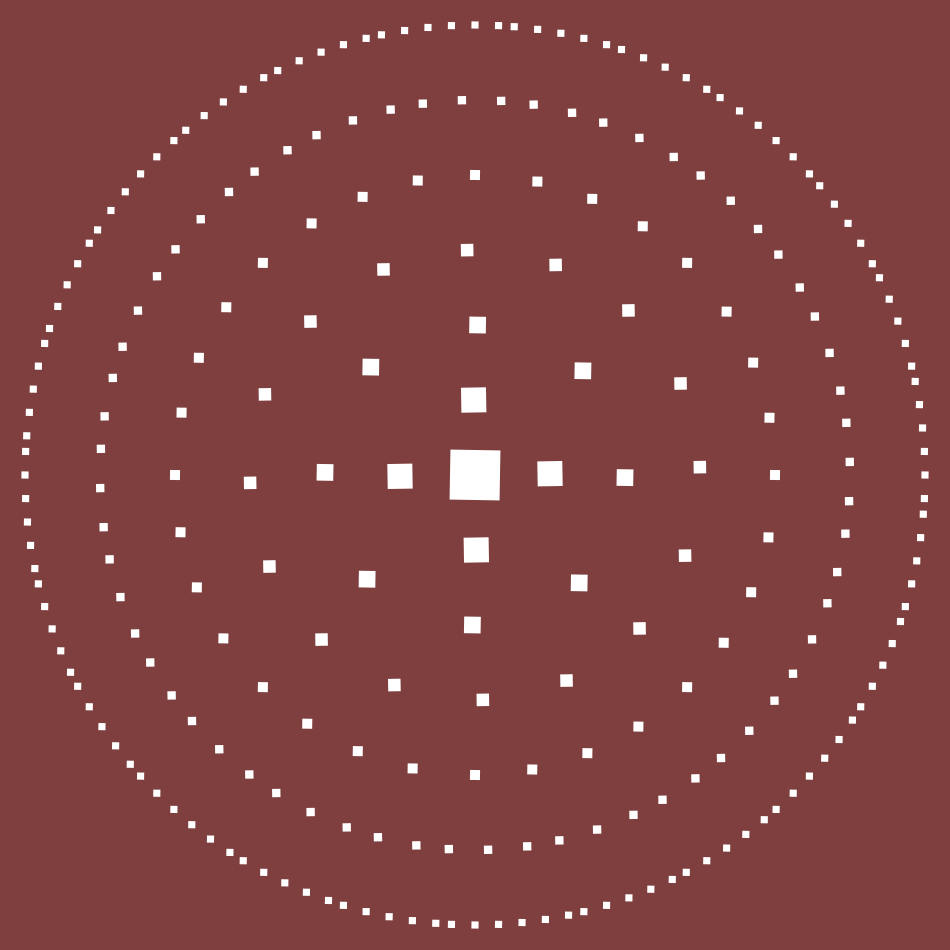
Frame 1 (no input)
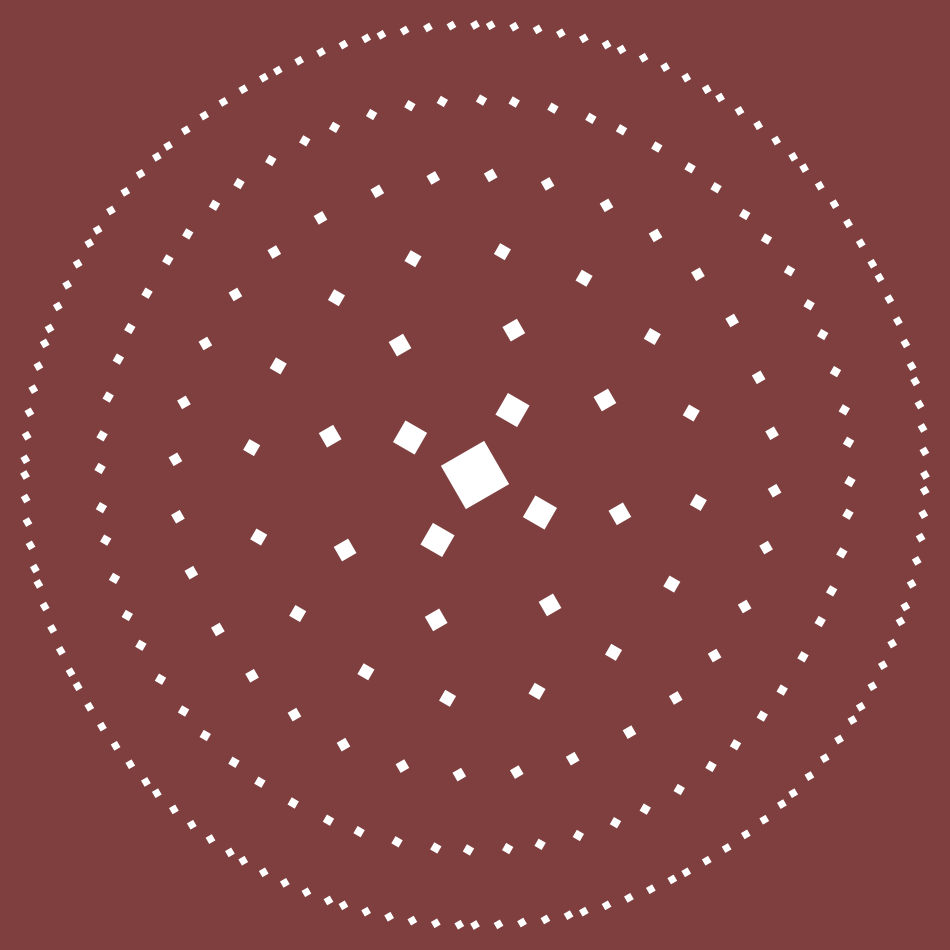
Frame 60 (the mouse pressed at the canvas centre just before this capture)
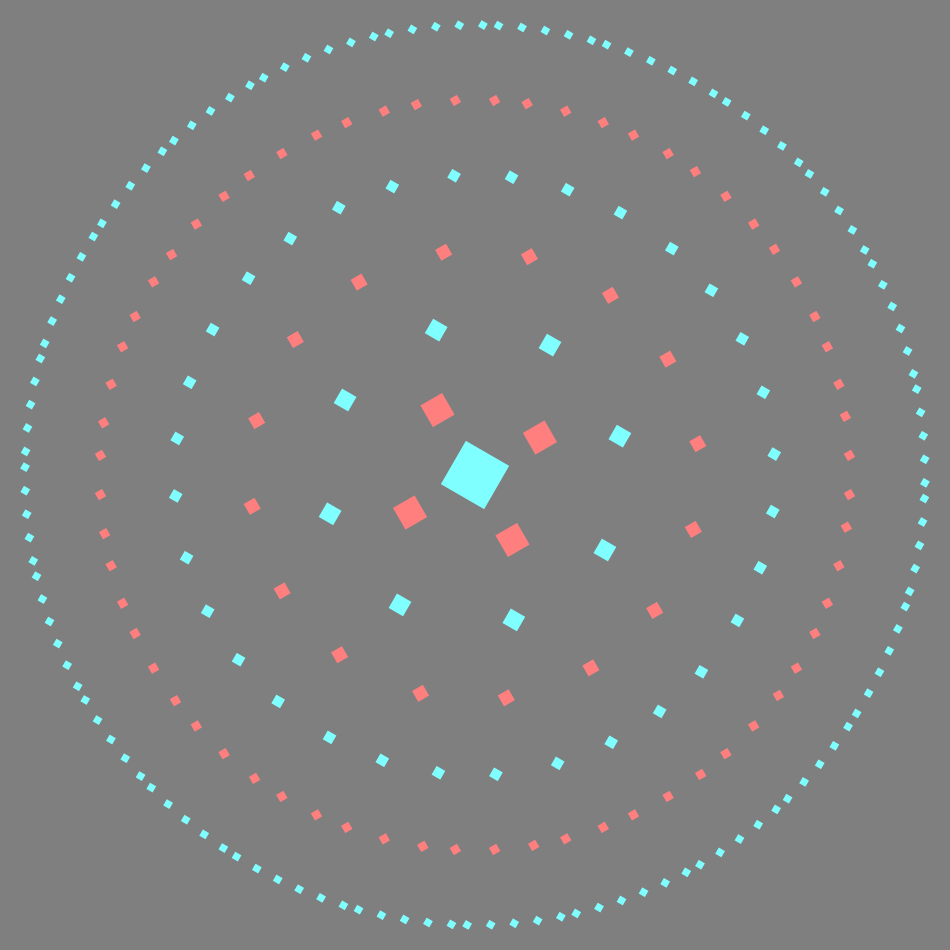
Frame 120 (the mouse held since frame 60 and released just before this capture)

The Processing sketch that drew these frames (run headless with seeded random() and noise(); from frame 60 on, the mouse is pressed at the canvas centre):

// Processing sketch: hw04
// ── hw04.pde
/*
hw04.pde
Author: Mindy Ruan
Summary: Rings of squares spinning about the center in 
alternating directions and colors. Colors change based on
mouseX and mouseY values.

CONTROLS:
*** SPACE - reverse spin directions
*/

color c1;
color c2;
float rectSize = 50;
int direction = 1;

void setup() {
  size(950, 950);
  noStroke();
  rectMode(CENTER);
  colorMode(HSB, 360, 100, 100);
}

void draw() {
  // Set hue and saturation of c1 based on mouse position
  float hue = map(mouseX, 0, width, 0, 360);
  float sat = map(mouseY, 0, height, 0, 100);
  color c1 = color(hue, sat, 100);
  // Set c2 to the complementary color of c1
  color c2 = color((hue(c1)+180)%360, sat, 100);
  // Set background color to variation of c1
  background(hue(c1), (saturation(c1)+50)%100, (brightness(c1)+50)%100);
  
  // translate center of screen to (0, 0)
  translate(width/2, height/2);
  
  // draw square in center rotating clockwise
  fill(c1);
  pushMatrix();
  rotate(direction * radians(frameCount % 360));
  rect(0, 0, rectSize, rectSize);
  popMatrix();
  
  // draw ring of 4 squares rotating counter-clockwise
  // 4 squares, radius 75 from origin, 1/2 original size
  fill(c2);
  pushMatrix();
  rotate(-direction * radians(frameCount % 360));
  drawRing(4, 75, rectSize/2);
  popMatrix();
  
  // draw ring of 8 squares rotating clockwise
  // 8 squares, radius 150 from origin, 1/3 original size
  fill(c1);
  pushMatrix();
  rotate(direction * radians(frameCount % 360));
  drawRing(8, 150, rectSize/3);
  popMatrix();
  
  // draw ring of 16 squares rotating clockwise
  // 16 squares, radius 225 from origin, 1/4 original size
  fill(c2);
  pushMatrix();
  rotate(-direction * radians(frameCount % 360));
  drawRing(16, 225, rectSize/4);
  popMatrix();
  
  // draw ring of 32 squares rotating clockwise
  // 32 squares, radius 300 from origin, 1/5 original size
  fill(c1);
  pushMatrix();
  rotate(direction * radians(frameCount % 360));
  drawRing(32, 300, rectSize/5);
  popMatrix();
  
  // draw ring of 64 squares rotating clockwise
  // 64 squares, radius 375 from origin, 1/6 original size
  fill(c2);
  pushMatrix();
  rotate(-direction * radians(frameCount % 360));
  drawRing(64, 375, rectSize/6);
  popMatrix();
  
  // draw ring of 128 squares rotating clockwise
  // 128 squares, radius 450 from origin, 1/7 original size
  fill(c1);
  pushMatrix();
  rotate(direction * radians(frameCount % 360));
  drawRing(128, 450, rectSize/7);
  popMatrix();
}

// Draws ring of squares
// int numSquares: number of squares in the ring
// float radius: radius of the ring from origin
// float size: size of each square
void drawRing(int numSquares, float radius, float size) {
  for (int i = 0; i < numSquares; i++) {
    // x = rcos(theta)
    float x = radius * cos(radians(360/numSquares + i*360/numSquares));
    // y = rsin(theta)
    float y = radius * sin(radians(360/numSquares + i*360/numSquares));
    rect(x, y, size, size);
  }
}

// SPACE to reverse spin directions
void keyPressed() {
  if (key == ' ') direction *= -1;
}
